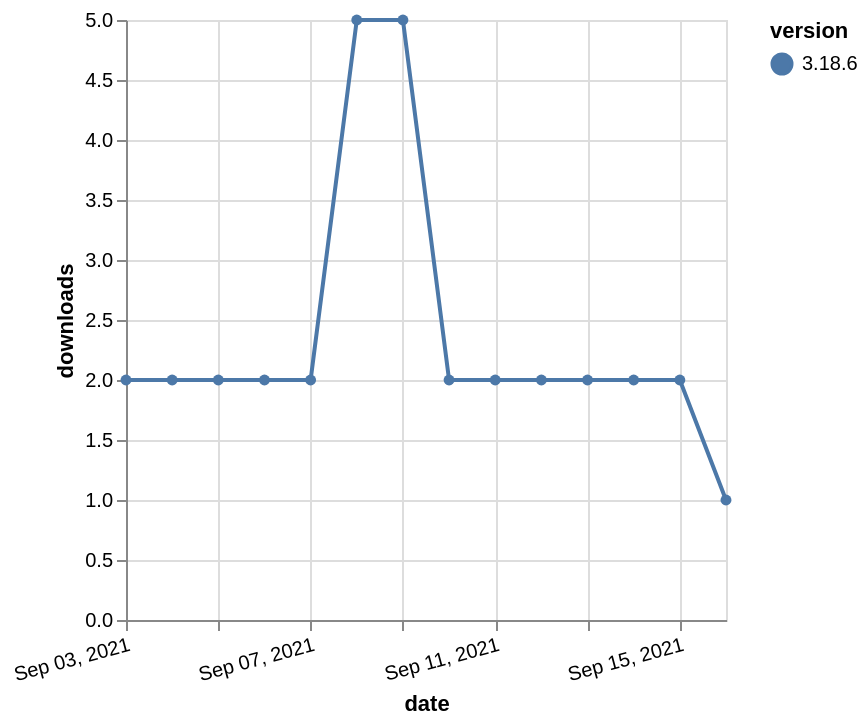

Vega-Lite specification for this chart:
### Vega-Lite specification from a JSON file in a GitHub repository (floating-point values rounded to 4 significant figures)
{"$schema": "https://vega.github.io/schema/vega-lite/v5.json", "description": "A simple bar chart with embedded data.", "data": {"values": [{"date": "2021-09-03", "total": 11573, "delta": 2, "version": "3.18.6"}, {"date": "2021-09-04", "total": 11575, "delta": 2, "version": "3.18.6"}, {"date": "2021-09-05", "total": 11577, "delta": 2, "version": "3.18.6"}, {"date": "2021-09-06", "total": 11579, "delta": 2, "version": "3.18.6"}, {"date": "2021-09-07", "total": 11581, "delta": 2, "version": "3.18.6"}, {"date": "2021-09-08", "total": 11586, "delta": 5, "version": "3.18.6"}, {"date": "2021-09-09", "total": 11591, "delta": 5, "version": "3.18.6"}, {"date": "2021-09-10", "total": 11593, "delta": 2, "version": "3.18.6"}, {"date": "2021-09-11", "total": 11595, "delta": 2, "version": "3.18.6"}, {"date": "2021-09-12", "total": 11597, "delta": 2, "version": "3.18.6"}, {"date": "2021-09-13", "total": 11599, "delta": 2, "version": "3.18.6"}, {"date": "2021-09-14", "total": 11601, "delta": 2, "version": "3.18.6"}, {"date": "2021-09-15", "total": 11603, "delta": 2, "version": "3.18.6"}, {"date": "2021-09-16", "total": 11604, "delta": 1, "version": "3.18.6"}]}, "width": "container", "mark": {"type": "line", "point": {"filled": true}}, "encoding": {"x": {"field": "date", "type": "temporal", "timeUnit": "yearmonthdate", "title": "date", "axis": {"labelAngle": -15}}, "y": {"field": "delta", "type": "quantitative", "title": "downloads"}, "color": {"field": "version", "type": "nominal"}, "tooltip": {"field": "delta"}}}
